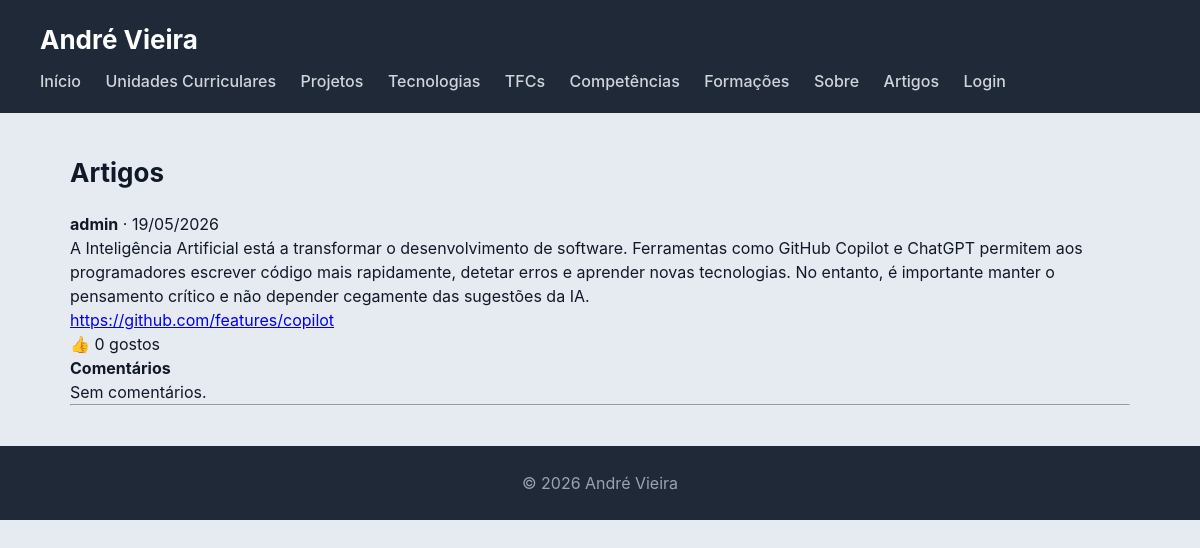
The app's page /artigos/ with its own data.
### artigos/models.py (models this page shows, shortened)
class Artigo(models.Model):
    texto = models.TextField()
    fotografia = models.ImageField(upload_to='artigos/', blank=True, null=True)
    link_externo = models.URLField(blank=True)
    data_criacao = models.DateTimeField(auto_now_add=True)
    autor = models.ForeignKey(User, on_delete=models.CASCADE, related_name='artigos')
    likes = models.ManyToManyField(User, related_name='artigos_gostados', blank=True)

### artigos/views.py (the view)
# urls.py: path('', views.artigos_view, name='artigos'),
def artigos_view(request):
    artigos = Artigo.objects.prefetch_related('comentarios', 'likes').select_related('autor').order_by('-data_criacao')
    return render(request, 'artigos/artigos.html', {'artigos': artigos})

### artigos/templates/artigos/artigos.html (shortened to what this page needs)
{% extends 'portfolio/base.html' %}
{% block content %}
<h2>Artigos</h2>
{% for artigo in artigos %}
<article>
    <p><strong>{{ artigo.autor.username }}</strong> · {{ artigo.data_criacao|date:"d/m/Y" }}</p>
    <p>{{ artigo.texto }}</p>
    {% if artigo.link_externo %}
        <p><a href="{{ artigo.link_externo }}" target="_blank">{{ artigo.link_externo }}</a></p>
    {% endif %}
    <p>👍 {{ artigo.likes.count }} gostos
    </p>
    <h4>Comentários</h4>
    {% for comentario in artigo.comentarios.all %}
        <p><strong>{{ comentario.autor.username }}</strong>: {{ comentario.texto }} <em>({{ comentario.data|date:"d/m/Y" }})</em></p>
    {% empty %}
        <p>Sem comentários.</p>
    {% endfor %}
</article>
<hr>
{% endfor %}
{% endblock %}

### portfolio/static/portfolio/styles.css (style rules this page uses)
* { box-sizing: border-box; margin: 0; padding: 0; }
body { font-family: "Inter", "Segoe UI", system-ui, -apple-system, sans-serif; background: #e6ebf2; color: #111827; line-height: 1.5; }
h2 { margin-bottom: 20px; font-size: 26px; }

### records on screen
Artigo: autor.username "admin", data_criacao "19/05/2026", texto "A Inteligência Artificial está a transformar o desenvolvimento de software. Ferramentas como GitHub Copilot e ChatGPT permitem aos programadores escrever código mais rapidamente, detetar erros e aprender novas tecnologias. No entanto, é importante manter o pensamento crítico e não depender cegamente das sugestões da IA.", link_externo "https://github.com/features/copilot", likes.count "0"
